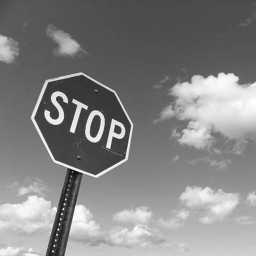
#> input picture Stop.png, 256 x 256 px
$ python LoGfilter.py
#> lines starting #> are read from the running program, lines starting #| are printed output that depends on the picture
#> further down, image is the input picture: PIL image 256x256 L; min 11, max 254, mean 131.5
#!/usr/bin/env python
# coding: utf-8

import numpy as np
from PIL import Image

# LoG filter
def LoG_filter(img, kernel_size=5, sigma=3):
#> called with kernel_size = 5, sigma = 3
    height, weight = img.shape
#> height = 256; weight = 256

    pad = kernel_size // 2
    outlarge = np.zeros((height + pad *2 , weight + pad *2 ), dtype=float)
    outlarge[pad: pad + height, pad: pad + weight] = img.copy().astype(float)
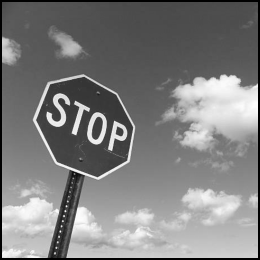
#> outlarge: shape (260, 260) float64; min 0, max 254, mean 127.5
    tmp = outlarge.copy()

    # LoG Kernel
    K = np.zeros((kernel_size, kernel_size), dtype=float)
    for x in range(-pad, -pad + kernel_size):
        for y in range(-pad, -pad + kernel_size):
            K[y + pad, x + pad] = (
                (x ** 2 + y ** 2 - sigma ** 2) * np.exp(-(x ** 2 + y ** 2) / (2 * (sigma ** 2)))
            )
    K /= (2 * np.pi * (sigma ** 6))
    K /= K.sum()

    # Filtering
    for y in range(height):
        for x in range(weight):
            outlarge[pad + y, pad + x] = np.sum(K * tmp[y: y + kernel_size, x: x + kernel_size])
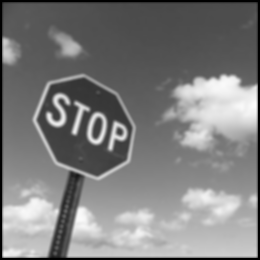
#> outlarge: shape (260, 260) float64; min 0, max 253.1, mean 126.5

    out = np.clip(outlarge, 0, 255)
    out = outlarge[pad: pad + height, pad: pad + weight].astype(np.uint8)
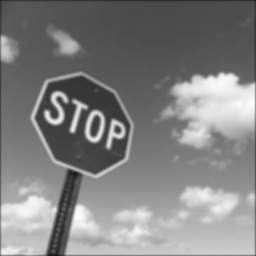
#> out: shape (256, 256); min 23, max 253, mean 130
    return out

# Load the grayscale image
image = Image.open('Stop.png').convert('L')
image_array = np.array(image)

# Apply LoG filter for edge detection
filtered_image = LoG_filter(image_array, kernel_size=5, sigma=3)

# Adjust contrast and brightness
contrast_factor = 5
brightness_offset = 0.5

adjusted_image = filtered_image * contrast_factor + brightness_offset
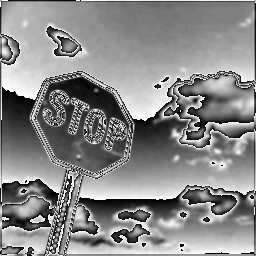
#> adjusted_image: shape (256, 256) float64; min 1.5, max 255.5, mean 138.5; drawn with min black and max white

# Ensure pixel values are within the valid range
adjusted_image = np.clip(adjusted_image, 0, 255).astype(np.uint8)

# Create a PIL image from the adjusted result
output_image = Image.fromarray(adjusted_image)
output_image.save('LoGfilter.png')
